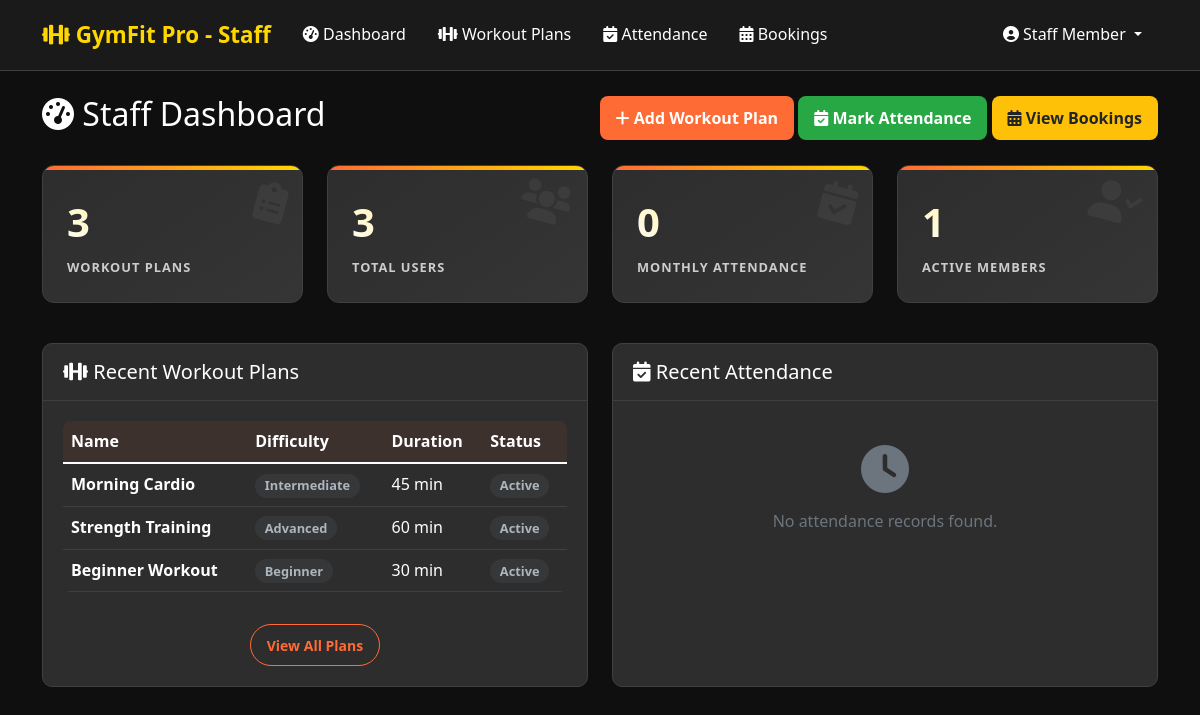
Screenshot of /staff/dashboard.php (signed in) with the database file from the repository.
### tables this page shows
CREATE TABLE workout_plans (
    id INT AUTO_INCREMENT PRIMARY KEY,
    name VARCHAR(100) NOT NULL,
    description TEXT,
    exercises TEXT NOT NULL,
    duration_minutes INT,
    difficulty_level ENUM('beginner', 'intermediate', 'advanced') DEFAULT 'beginner',
    cover_photo VARCHAR(255) NULL,
    created_by INT NOT NULL,
    status ENUM('active', 'inactive') DEFAULT 'active',
    created_at TIMESTAMP DEFAULT CURRENT_TIMESTAMP,
    updated_at TIMESTAMP DEFAULT CURRENT_TIMESTAMP ON UPDATE CURRENT_TIMESTAMP,
    FOREIGN KEY (created_by) REFERENCES users(id) ON DELETE CASCADE
);

### includes/WorkoutPlan.php (called while the page is built, shortened)
<?php
class WorkoutPlan {
    private $conn;
    private $table_name = "workout_plans";
    public function __construct($db) {
        $this->conn = $db;
    }
    public function getAllWorkoutPlans() {
        $query = "SELECT wp.*, u.first_name, u.last_name
                  FROM " . $this->table_name . " wp
                  JOIN users u ON wp.created_by = u.id
                  WHERE wp.status = 'active'
                  ORDER BY wp.created_at DESC";
        $stmt = $this->conn->prepare($query);
        $stmt->execute();
        return $stmt->fetchAll(PDO::FETCH_ASSOC);
    }
}
class Attendance {
    private $conn;
    private $table_name = "user_attendance";
    public function __construct($db) {
        $this->conn = $db;
    }
    public function getAllAttendance($start_date = null, $end_date = null) {
        $query = "SELECT ua.*, wp.name as workout_name, u.first_name, u.last_name,
                         u.email, u.phone
                  FROM " . $this->table_name . " ua
                  JOIN workout_plans wp ON ua.workout_plan_id = wp.id
                  JOIN users u ON ua.user_id = u.id";
        if($start_date && $end_date) {
            $query .= " WHERE ua.attendance_date BETWEEN :start_date AND :end_date";
        }
        $query .= " ORDER BY ua.attendance_date DESC";
        $stmt = $this->conn->prepare($query);
        if($start_date && $end_date) {
            $stmt->bindParam(':start_date', $start_date);
            $stmt->bindParam(':end_date', $end_date);
        }
        $stmt->execute();
        return $stmt->fetchAll(PDO::FETCH_ASSOC);
    }
}

### includes/Database.php (called while the page is built, shortened)
<?php
class User {
    private $conn;
    private $table_name = "users";
    public function __construct($db) {
        $this->conn = $db;
    }
    public function getAllUsers() {
        $query = "SELECT * FROM " . $this->table_name . " ORDER BY created_at DESC";
        $stmt = $this->conn->prepare($query);
        $stmt->execute();
        return $stmt->fetchAll(PDO::FETCH_ASSOC);
    }
}
?>

### staff/dashboard.php (the view, shortened to what this page needs)
<?php
require_once '../includes/Database.php';
require_once '../includes/auth.php';
require_once '../includes/WorkoutPlan.php';
$database = new Database();
$db = $database->getConnection();
$workoutPlan = new WorkoutPlan($db);
$attendance = new Attendance($db);
$workout_plans = $workoutPlan->getAllWorkoutPlans();
$user = new User($db);
$users = $user->getAllUsers();
$recent_attendance = $attendance->getAllAttendance(date('Y-m-01'), date('Y-m-d'));
?>
<!DOCTYPE html>
<html lang="en">
<head>
    <link href="https://cdn.jsdelivr.net/npm/bootstrap@5.1.3/dist/css/bootstrap.min.css" rel="stylesheet">
    <link href="https://cdnjs.cloudflare.com/ajax/libs/font-awesome/6.0.0/css/all.min.css" rel="stylesheet">
    <link href="../assets/css/style.css" rel="stylesheet">
</head>
<body>
    <nav class="navbar navbar-expand-lg navbar-dark">
        <div class="container">
            <a class="navbar-brand" href="dashboard.php">
                <i class="fas fa-dumbbell"></i> GymFit Pro - Staff
            </a>
            <div class="collapse navbar-collapse">
                <ul class="navbar-nav me-auto">
                    <li class="nav-item">
                        <a class="nav-link active" href="dashboard.php">
                            <i class="fas fa-tachometer-alt"></i> Dashboard
                        </a>
                    </li>
                    <li class="nav-item">
                        <a class="nav-link" href="workout-plans.php">
                            <i class="fas fa-dumbbell"></i> Workout Plans
                        </a>
                    </li>
                    <li class="nav-item">
                        <a class="nav-link" href="attendance.php">
                            <i class="fas fa-calendar-check"></i> Attendance
                        </a>
                    </li>
                    <li class="nav-item">
                        <a class="nav-link" href="bookings.php">
                            <i class="fas fa-calendar-alt"></i> Bookings
                        </a>
                    </li>
                </ul>
                <ul class="navbar-nav">
                    <li class="nav-item dropdown">
                        <a class="nav-link dropdown-toggle" href="#" id="navbarDropdown" role="button" data-bs-toggle="dropdown">
                            <i class="fas fa-user-circle"></i> <?php echo getUserName(); ?>
                        </a>
                    </li>
                </ul>
            </div>
        </div>
    </nav>
    <div class="container mt-4">
        <div class="d-flex justify-content-between align-items-center mb-4">
            <h2><i class="fas fa-tachometer-alt"></i> Staff Dashboard</h2>
            <div>
                <button class="btn btn-primary" data-bs-toggle="modal" data-bs-target="#workoutModal">
                    <i class="fas fa-plus"></i> Add Workout Plan
                </button>
                <button class="btn btn-success" data-bs-toggle="modal" data-bs-target="#attendanceModal">
                    <i class="fas fa-calendar-check"></i> Mark Attendance
                </button>
                <a href="bookings.php" class="btn btn-warning text-dark">
                    <i class="fas fa-calendar-alt"></i> View Bookings
                </a>
            </div>
        </div>
        <div class="row mb-4">
            <div class="col-md-3 mb-3 fade-in delay-1">
                <div class="stats-card">
                    <i class="fas fa-clipboard-list stats-card-icon"></i>
                    <div class="stats-number"><?php echo count($workout_plans); ?></div>
                    <div class="stats-label">Workout Plans</div>
                </div>
            </div>
            <div class="col-md-3 mb-3 fade-in delay-2">
                <div class="stats-card">
                    <i class="fas fa-users stats-card-icon"></i>
                    <div class="stats-number"><?php echo count($users); ?></div>
                    <div class="stats-label">Total Users</div>
                </div>
            </div>
            <div class="col-md-3 mb-3 fade-in delay-1">
                <div class="stats-card">
                    <i class="fas fa-calendar-check stats-card-icon"></i>
                    <div class="stats-number"><?php echo count($recent_attendance); ?></div>
                    <div class="stats-label">Monthly Attendance</div>
                </div>
            </div>
            <div class="col-md-3 mb-3 fade-in delay-2">
                <div class="stats-card">
                    <i class="fas fa-user-check stats-card-icon"></i>
                    <div class="stats-number"><?php echo count(array_filter($users, function($u) { return $u['role'] == 'user'; })); ?></div>
                    <div class="stats-label">Active Members</div>
                </div>
            </div>
        </div>
        <div class="row fade-in delay-3">
            <div class="col-md-6 mb-4">
                <div class="card h-100">
                    <div class="card-header d-flex justify-content-between align-items-center">
                        <h5 class="mb-0">
                            <i class="fas fa-dumbbell"></i> Recent Workout Plans
                        </h5>
                    </div>
                    <div class="card-body">
                        <?php if (empty($workout_plans)): ?>
                            <div class="text-center py-4 text-muted">
                                <i class="fas fa-clipboard fa-3x mb-3"></i>
                                <p>No workout plans found.</p>
                            </div>
                        <?php else: ?>
                            <div class="table-responsive">
                                <table class="table table-hover align-middle">
                                    <thead>
                                        <tr>
                                            <th>Name</th>
                                            <th>Difficulty</th>
                                            <th>Duration</th>
                                            <th>Status</th>
                                        </tr>
                                    </thead>
                                    <tbody>
                                        <?php foreach (array_slice($workout_plans, 0, 5) as $plan): ?>
                                            <tr>
                                                <td class="fw-bold"><?php echo $plan['name']; ?></td>
                                                <td><?php echo getDifficultyBadge($plan['difficulty_level']); ?></td>
                                                <td><?php echo $plan['duration_minutes']; ?> min</td>
                                                <td><?php echo getStatusBadge($plan['status']); ?></td>
                                            </tr>
                                        <?php endforeach; ?>
                                    </tbody>
                                </table>
                            </div>
                            <div class="text-center mt-3">
                                <a href="workout-plans.php" class="btn btn-outline-primary btn-sm rounded-pill">View All Plans</a>
                            </div>
                        <?php endif; ?>
                    </div>
                </div>
            </div>
            <div class="col-md-6 mb-4">
                <div class="card h-100">
                    <div class="card-header d-flex justify-content-between align-items-center">
                        <h5 class="mb-0">
                            <i class="fas fa-calendar-check"></i> Recent Attendance
                        </h5>
                    </div>
                    <div class="card-body">
                        <?php if (empty($recent_attendance)): ?>
                             <div class="text-center py-4 text-muted">
                                <i class="fas fa-clock fa-3x mb-3"></i>
                                <p>No attendance records found.</p>
                            </div>
                        <?php endif; ?>
                    </div>
                </div>
            </div>
        </div>
    </div>
</body>
</html>

### includes/auth.php (shortened to what this page needs)
<?php
function getUserName() {
    return $_SESSION['first_name'] . ' ' . $_SESSION['last_name'];
}
function getStatusBadge($status) {
    $badges = [
        'active' => '<span class="badge badge-success">Active</span>',
        'inactive' => '<span class="badge badge-secondary">Inactive</span>',
        'pending' => '<span class="badge badge-warning">Pending</span>',
        'expired' => '<span class="badge badge-danger">Expired</span>',
        'cancelled' => '<span class="badge badge-dark">Cancelled</span>',
        'paid' => '<span class="badge badge-success">Paid</span>',
        'failed' => '<span class="badge badge-danger">Failed</span>'
    ];
    return $badges[$status] ?? '<span class="badge badge-secondary">' . ucfirst($status) . '</span>';
}
function getDifficultyBadge($difficulty) {
    $badges = [
        'beginner' => '<span class="badge badge-success">Beginner</span>',
        'intermediate' => '<span class="badge badge-warning">Intermediate</span>',
        'advanced' => '<span class="badge badge-danger">Advanced</span>'
    ];
    return $badges[$difficulty] ?? '<span class="badge badge-secondary">' . ucfirst($difficulty) . '</span>';
}

### assets/css/style.css (style rules this page uses)
:root { --primary-orange: #ff6b35; --secondary-orange: #ff8c42; --dark-orange: #e55a2b; --gold: #ffd700; --dark-gold: #b8860b; --dark-bg: #1a1a1a; --darker-bg: #0f0f0f; --card-bg: #2d2d2d; --text-light: #ffffff; --text-muted: #cccccc; --border-color: #404040; --success: #28a745; --warning: #ffc107; --danger: #dc3545; --info: #17a2b8; }
* { margin: 0; padding: 0; box-sizing: border-box; }
body { font-family: 'Segoe UI', Tahoma, Geneva, Verdana, sans-serif; background: var(--darker-bg); color: var(--text-light); min-height: 100vh; line-height: 1.6; }
.navbar { background: var(--dark-bg); border-bottom: 1px solid var(--border-color); box-shadow: none; padding: 0.75rem 0; }
.navbar-brand { font-size: 1.4rem; font-weight: 700; color: var(--gold) !important; }
.navbar-nav .nav-link { color: var(--text-light) !important; font-weight: 500; margin: 0 0.5rem; transition: color 0.2s ease; }
.card { background: var(--card-bg); border: 1px solid var(--border-color); border-radius: 10px; box-shadow: none; transition: border-color 0.2s ease, background-color 0.2s ease; overflow: hidden; }
.card-header { background: transparent; color: var(--text-light); font-weight: 700; border: 0; padding: 1rem 1.25rem; border-bottom: 1px solid var(--border-color); }
.card-body { padding: 1.25rem; }
.btn { border-radius: 8px; font-weight: 600; padding: 0.6rem 1rem; transition: background-color 0.2s ease, color 0.2s ease; border: none; }
.btn-primary { background: var(--primary-orange); color: white; }
.btn-success { background: var(--success); color: white; }
.btn-warning { background: var(--warning); color: #1a1a1a; }
.btn-outline-primary { border: 1px solid var(--primary-orange); color: var(--primary-orange); background: transparent; }
.table { color: var(--text-light); background: var(--card-bg); border-radius: 8px; overflow: hidden; }
.table thead th { background: rgba(255, 107, 53, 0.08); color: var(--text-light); border: 0; font-weight: 600; text-transform: none; letter-spacing: 0; }
.table tbody tr { border-bottom: 1px solid var(--border-color); transition: all 0.3s ease; }
.badge { padding: 0.35rem 0.6rem; border-radius: 999px; font-weight: 600; text-transform: none; letter-spacing: 0; font-size: 0.8rem; }
.badge-secondary { background: rgba(108, 117, 125, 0.15); color: #adb5bd; }
.stats-card { background: linear-gradient(145deg, var(--card-bg) 0%, #353535 100%); border: 1px solid var(--border-color); border-radius: 12px; padding: 1.5rem; position: relative; overflow: hidden; transition: transform 0.3s ease, box-shadow 0.3s ease; }
.stats-card::before { content: ''; position: absolute; top: 0; left: 0; width: 100%; height: 4px; background: linear-gradient(90deg, var(--primary-orange), var(--gold)); }
.stats-card-icon { position: absolute; top: 1rem; right: 1rem; font-size: 2.5rem; color: rgba(255, 255, 255, 0.05); transform: rotate(15deg); transition: all 0.3s ease; }
.stats-number { font-size: 2.5rem; font-weight: 800; background: linear-gradient(45deg, #fff, var(--gold)); background-clip: text; -webkit-background-clip: text; -webkit-text-fill-color: transparent; margin-bottom: 0.2rem; }
.stats-label { text-transform: uppercase; letter-spacing: 1px; font-size: 0.8rem; font-weight: 600; color: var(--text-muted); }
.fade-in { animation: fadeIn 0.6s ease-out forwards; }
.delay-1 { animation-delay: 0.1s; }
.delay-2 { animation-delay: 0.2s; }
.delay-3 { animation-delay: 0.3s; }

### rows the page displays
workout_plans: name "Morning Cardio", difficulty_level "Intermediate", duration_minutes "45", status "Active"
workout_plans: name "Strength Training", difficulty_level "Advanced", duration_minutes "60", status "Active"
workout_plans: name "Beginner Workout", difficulty_level "Beginner", duration_minutes "30", status "Active"

### other values shown
getUserName() "Staff Member"
count($workout_plans) "3"
count($users) "3"
count($recent_attendance) "0"
